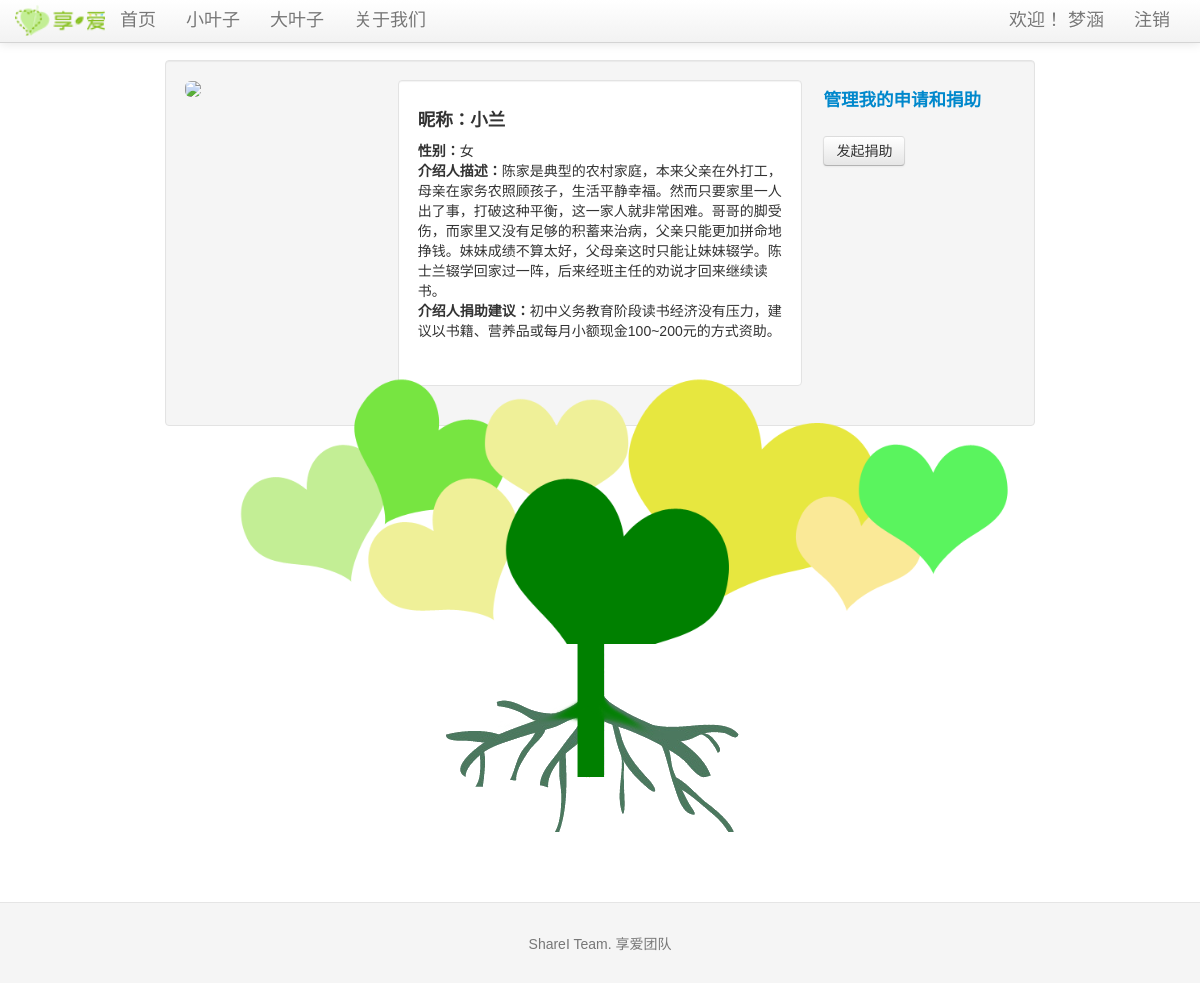
/littleleaf/6 (signed in), run on the app's committed database.
### tables this page shows
CREATE TABLE lleaf (
	lleaf_id integer primary key autoincrement,
	avatar text,
	nickavatar text,
	lname text,
	lnickname text,
	gender text,
	nationality text,
	age text,
	grade text,
	bday text,
	constellation text,
	school text,
	homeaddress text,
	phone text,
	homeinfo text,
	linfo text,
	ginfo text,
	gadvice text,
	gname text,
	gschool text,
	gbackground text,
	ginfosource text,
	grr text,
	gweibo text,
	gkaixin text,
	status integer not null,
	createtime TIMESTAMP default (datetime('now', 'localtime'))
);

### sharei.py (the view)
@app.route('/littleleaf/<lleaf_id>', methods=['GET', 'POST'])
def show_littleleaf(lleaf_id):
    littleleaf = query_db('select * from lleaf where lleaf.lleaf_id = ?', [lleaf_id], one=True)
    error = None
    if littleleaf is None:
            error = 'Invalid little leaf id'
            return render_template('littleleaf.html', error=error)
    blogs = query_db('select blog.blog_id as blog_id, blog.bleaf_id as bleaf_id, blog.lleaf_id as lleaf_id, blog.title as title, \
                blog.blogtext as blogtext, bleaf.avatar as avatar, bleaf.uname as uname , blog.createtime as createtime \
                from blog join bleaf on blog.bleaf_id = bleaf.bleaf_id where blog.lleaf_id = ? order by blog.createtime desc', [lleaf_id])
    donaters = query_db('select donating.bleaf_id, bleaf.avatar, bleaf.uname from donating join bleaf on donating.bleaf_id = bleaf.bleaf_id where donating.lleaf_id = ?', [lleaf_id])
    raiser = query_db('select raising.bleaf_id as bleaf_id, bleaf.avatar as avatar, bleaf.uname as uname from raising join bleaf on raising.bleaf_id = bleaf.bleaf_id where raising.lleaf_id = ?', [lleaf_id], True)
    applyers = query_db('select applying.bleaf_id, bleaf.avatar, bleaf.uname from applying join bleaf on applying.bleaf_id = bleaf.bleaf_id where applying.lleaf_id = ?', [lleaf_id])
    allowed_raiser = False
    allowed_applyer = False
    indonaters = False
    inapplyers = False
    if 'bleaf_id' not in session:
        loggedin = False
    else:
        loggedin = True
        if (query_db('select bleaf_id from raising where bleaf_id = ?', [session['bleaf_id']], True) is None) and bleaf_allowed_applying(session['bleaf_id']):
            allowed_raiser = True
        if (query_db('select bleaf_id from applying where bleaf_id = ?', [session['bleaf_id']], True) is None) and bleaf_allowed_applying(session['bleaf_id']):
            allowed_applyer = True
        if query_db('select bleaf_id from donating where bleaf_id = ? and lleaf_id = ?', [session['bleaf_id'], lleaf_id], True) is not None:
            indonaters = True
        if query_db('select bleaf_id from applying where bleaf_id = ? and lleaf_id = ?', [session['bleaf_id'], lleaf_id], True) is not None:
            inapplyers = True
        return render_template('littleleaf_timeline.html', littleleaf=littleleaf, blogs=blogs, donaters=donaters, raiser=raiser, applyers=applyers, indonaters=indonaters, inapplyers=inapplyers, allowed_raiser=allowed_raiser, allowed_applyer=allowed_applyer)
    return render_template('littleleaf_timeline.html', littleleaf=littleleaf, blogs=blogs, donaters=donaters, raiser=raiser, applyers=applyers, indonaters=indonaters, inapplyers=inapplyers, allowed_raiser=allowed_raiser, allowed_applyer=allowed_applyer)

### sharei.py (called while the page is built)
def get_db():
    top = _app_ctx_stack.top
    if not hasattr(top, 'sqlite_db'):
        top.sqlite_db = sqlite3.connect(app.config['DATABASE'])
        top.sqlite_db.row_factory = sqlite3.Row
    return top.sqlite_db

@app.teardown_appcontext
def close_database(exception):
    top = _app_ctx_stack.top
    if hasattr(top, 'sqlite_db'):
        top.sqlite_db.close()

def query_db(query, args=(), one=False):
    cur = get_db().execute(query, args)
    rv = cur.fetchall()
    return (rv[0] if rv else None) if one else rv

def get_user_engaged(bleaf_id):
    rv1 = query_db('select count(*) from raising where raising.bleaf_id = ?',
                  [bleaf_id], one=True)
    rv2 = query_db('select count(*) from applying where applying.bleaf_id = ?',
                  [bleaf_id], one=True)
    rv3 = query_db('select count(*) from donating where donating.bleaf_id = ?',
                  [bleaf_id], one=True)
    return int(rv1[0])+int(rv2[0])+int(rv3[0])

def bleaf_allowed_applying(bleaf_id):
    if get_user_engaged(bleaf_id) > 3:
        return False
    else:
        return True

@app.before_request
def before_request():
    g.bleaf = None
    if 'bleaf_id' in session:
        g.bleaf = query_db('select * from bleaf where bleaf_id = ?', [session['bleaf_id']], one=True)

### templates/littleleaf_timeline.html (shortened to what this page needs)
{% extends "layout.html" %}
{% block body %}
<div class="well" style="margin-bottom:-25px">
  <div class="row-fluid">
    <div class="span3">
        <img src={{ littleleaf.avatar }} style="width:200px" class="img-rounded">
    </div>
    <div class="span6 well" style="text-align : left;background-color:#FFFFFF; padding-left:20">
      <h4><b>昵称：</b>{{littleleaf.lnickname}}</h4>
      <p><b>性别：</b>{{littleleaf.gender}}<br>
      <b>介绍人描述：</b>{{littleleaf.ginfo}}<br>
      <b>介绍人捐助建议：</b>{{littleleaf.gadvice}}</p><br>
    </div>
    <div class="span3">
  {% if not session.logged_in %}
    {% if littleleaf.status == 1 %}
      <a class="btn" href="{{ url_for('login') }}">登陆或注册后发起捐助</a><br>
    {% elif littleleaf.status == 2 %}
      <p>捐助发起者：</p>
        <div class="span2">
          <img src={{raiser.avatar}} style="width:80px" class="img-rounded">
          <a href="{{ url_for('show_bigleaf', bleaf_id=raiser.bleaf_id) }}" target="_blank"><h4>{{raiser.uname}}</h4></a>
        </div>
      <p>
      {% if applyers %}
        申请加入捐助的人：
        {% for applyer in applyers %}
          <div class="span2">
          <img src={{applyer.avatar}} style="width:80px" class="img-rounded">
          <a href="{{ url_for('show_bigleaf', bleaf_id=applyer.bleaf_id) }}" target="_blank"><h4>{{applyer.uname}}</h4></a>
          </div>
        {% endfor %}
      {% endif %}
      </p>
      <a class="btn" href="{{ url_for('login') }}">登陆或注册后申请加入捐助</a><br>
    {% elif littleleaf.status == 3 %}
      <p><h4>捐助{% if littleleaf.gender == '男' %}他{% else %}她{% endif %}的大叶子</h4></p>
      <div class="mini-layout-body">
      <p>
      {% for donater in donaters %}
      <p>
        <img src={{donater.avatar}} style="width:80px" class="img-rounded">
        <a href="{{ url_for('show_bigleaf', bleaf_id=donater.bleaf_id) }}" target="_blank"><h4>{{donater.uname}}</h4></a>
      </p>
      {% endfor %}
      </p>
      </div>
      <br>
    {% endif %}
  {% else %}
    <a href="{{ url_for('show_bigleaf', bleaf_id=session.bleaf_id) }}" target="_blank"><h4>管理我的申请和捐助</h4></a><br>
    {% if littleleaf.status == 1 %}
      {% if allowed_raiser %}
        <a class="btn" href="{{ url_for('raise_leaf', lleaf_id=littleleaf.lleaf_id) }}">发起捐助</a><br>
      {% else %}
      <p>您目前不能申请捐助这枚小叶子</p>
      {% endif %}
    {% endif %}
  {% endif %}
  </div>
</div>
</div>
  <br><br>
  <div class="container-fluid">
  <img src="/static/img/treehead.png" style="margin-left:25px;margin-bottom:-70px;margin-top:-60px">
  </div>
  <div class="container-fluid">
  <img src="/static/img/treeroot.png" style="margin-left:14px">
  </div>
</div>
{% endblock %}

### static/css/docs.css (style rules this page uses)
body { position: relative; padding-top: 40px; }

### templates/layout.html (style rules this page uses)
body { padding-top: 60px; font: 14px "微软雅黑", Verdana, Arial, Sans-serif; }

### data on the page
lleaf: lnickname "小兰", gender "女", ginfo "陈家是典型的农村家庭，本来父亲在外打工，母亲在家务农照顾孩子，生活平静幸福。然而只要家里一人出了事，打破这种平衡，这一家人就非常困难。哥哥的脚受伤，而家里又没有足够的积蓄来治病，父亲只能更加拼命地挣钱。妹妹成绩不算太好，父母亲这时只能让妹妹辍学。陈士兰辍学回家过一阵，后来经班主任的劝说才回来继续读书。", gadvice "初中义务教育阶段读书经济没有压力，建议以书籍、营养品或每月小额现金100~200元的方式资助。"

### other printed values
{{ session['bleaf_name'] }} "梦涵"
